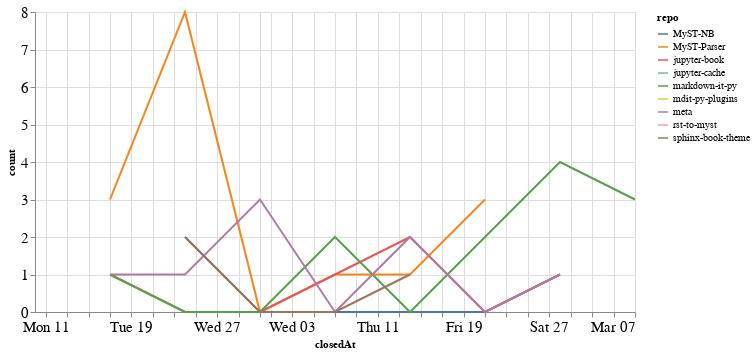

Write notebook code for a chart like this one.
### Code cell
closed_by_time = closed_by.groupby('repo').resample('W', on='closedAt').count()['author'].reset_index()
closed_by_time = closed_by_time.rename(columns={'author': 'count'})

alt.Chart(closed_by_time, width=600).mark_line().encode(
    x='closedAt',
    y='count',
    color='repo',
    tooltip="repo"
)

### Figure 1 — Vega-Lite specification as saved in the notebook (floating-point values rounded to 4 significant figures)
{"config": {"axisLeft": {"labelFontSize": 15}, "axisBottom": {"labelFontSize": 15}}, "data": {"name": "data-95841c4b460499796162d2eeb9108df5"}, "mark": "line", "encoding": {"color": {"type": "nominal", "field": "repo"}, "tooltip": {"type": "nominal", "field": "repo"}, "x": {"type": "temporal", "field": "closedAt"}, "y": {"type": "quantitative", "field": "count"}}, "width": 600, "$schema": "https://vega.github.io/schema/vega-lite/v4.8.1.json", "datasets": {"data-95841c4b460499796162d2eeb9108df5": [{"repo": "MyST-NB", "closedAt": "2021-01-24T00:00:00", "count": 2}, {"repo": "MyST-NB", "closedAt": "2021-01-31T00:00:00", "count": 0}, {"repo": "MyST-NB", "closedAt": "2021-02-07T00:00:00", "count": 0}, {"repo": "MyST-NB", "closedAt": "2021-02-14T00:00:00", "count": 0}, {"repo": "MyST-NB", "closedAt": "2021-02-21T00:00:00", "count": 0}, {"repo": "MyST-NB", "closedAt": "2021-02-28T00:00:00", "count": 1}, {"repo": "MyST-Parser", "closedAt": "2021-01-17T00:00:00", "count": 3}, {"repo": "MyST-Parser", "closedAt": "2021-01-24T00:00:00", "count": 8}, {"repo": "MyST-Parser", "closedAt": "2021-01-31T00:00:00", "count": 0}, {"repo": "MyST-Parser", "closedAt": "2021-02-07T00:00:00", "count": 1}, {"repo": "MyST-Parser", "closedAt": "2021-02-14T00:00:00", "count": 1}, {"repo": "MyST-Parser", "closedAt": "2021-02-21T00:00:00", "count": 3}, {"repo": "jupyter-book", "closedAt": "2021-01-17T00:00:00", "count": 1}, {"repo": "jupyter-book", "closedAt": "2021-01-24T00:00:00", "count": 0}, {"repo": "jupyter-book", "closedAt": "2021-01-31T00:00:00", "count": 0}, {"repo": "jupyter-book", "closedAt": "2021-02-07T00:00:00", "count": 1}, {"repo": "jupyter-book", "closedAt": "2021-02-14T00:00:00", "count": 2}, {"repo": "jupyter-book", "closedAt": "2021-02-21T00:00:00", "count": 0}, {"repo": "jupyter-book", "closedAt": "2021-02-28T00:00:00", "count": 1}, {"repo": "jupyter-cache", "closedAt": "2021-01-17T00:00:00", "count": 2}, {"repo": "markdown-it-py", "closedAt": "2021-01-17T00:00:00", "count": 1}, {"repo": "markdown-it-py", "closedAt": "2021-01-24T00:00:00", "count": 0}, {"repo": "markdown-it-py", "closedAt": "2021-01-31T00:00:00", "count": 0}, {"repo": "markdown-it-py", "closedAt": "2021-02-07T00:00:00", "count": 2}, {"repo": "markdown-it-py", "closedAt": "2021-02-14T00:00:00", "count": 0}, {"repo": "markdown-it-py", "closedAt": "2021-02-21T00:00:00", "count": 2}, {"repo": "markdown-it-py", "closedAt": "2021-02-28T00:00:00", "count": 4}, {"repo": "markdown-it-py", "closedAt": "2021-03-07T00:00:00", "count": 3}, {"repo": "mdit-py-plugins", "closedAt": "2021-02-07T00:00:00", "count": 2}, {"repo": "meta", "closedAt": "2021-01-17T00:00:00", "count": 1}, {"repo": "meta", "closedAt": "2021-01-24T00:00:00", "count": 1}, {"repo": "meta", "closedAt": "2021-01-31T00:00:00", "count": 3}, {"repo": "meta", "closedAt": "2021-02-07T00:00:00", "count": 0}, {"repo": "meta", "closedAt": "2021-02-14T00:00:00", "count": 2}, {"repo": "meta", "closedAt": "2021-02-21T00:00:00", "count": 0}, {"repo": "meta", "closedAt": "2021-02-28T00:00:00", "count": 1}, {"repo": "rst-to-myst", "closedAt": "2021-01-10T00:00:00", "count": 1}, {"repo": "sphinx-book-theme", "closedAt": "2021-01-24T00:00:00", "count": 2}, {"repo": "sphinx-book-theme", "closedAt": "2021-01-31T00:00:00", "count": 0}, {"repo": "sphinx-book-theme", "closedAt": "2021-02-07T00:00:00", "count": 0}, {"repo": "sphinx-book-theme", "closedAt": "2021-02-14T00:00:00", "count": 1}]}}
